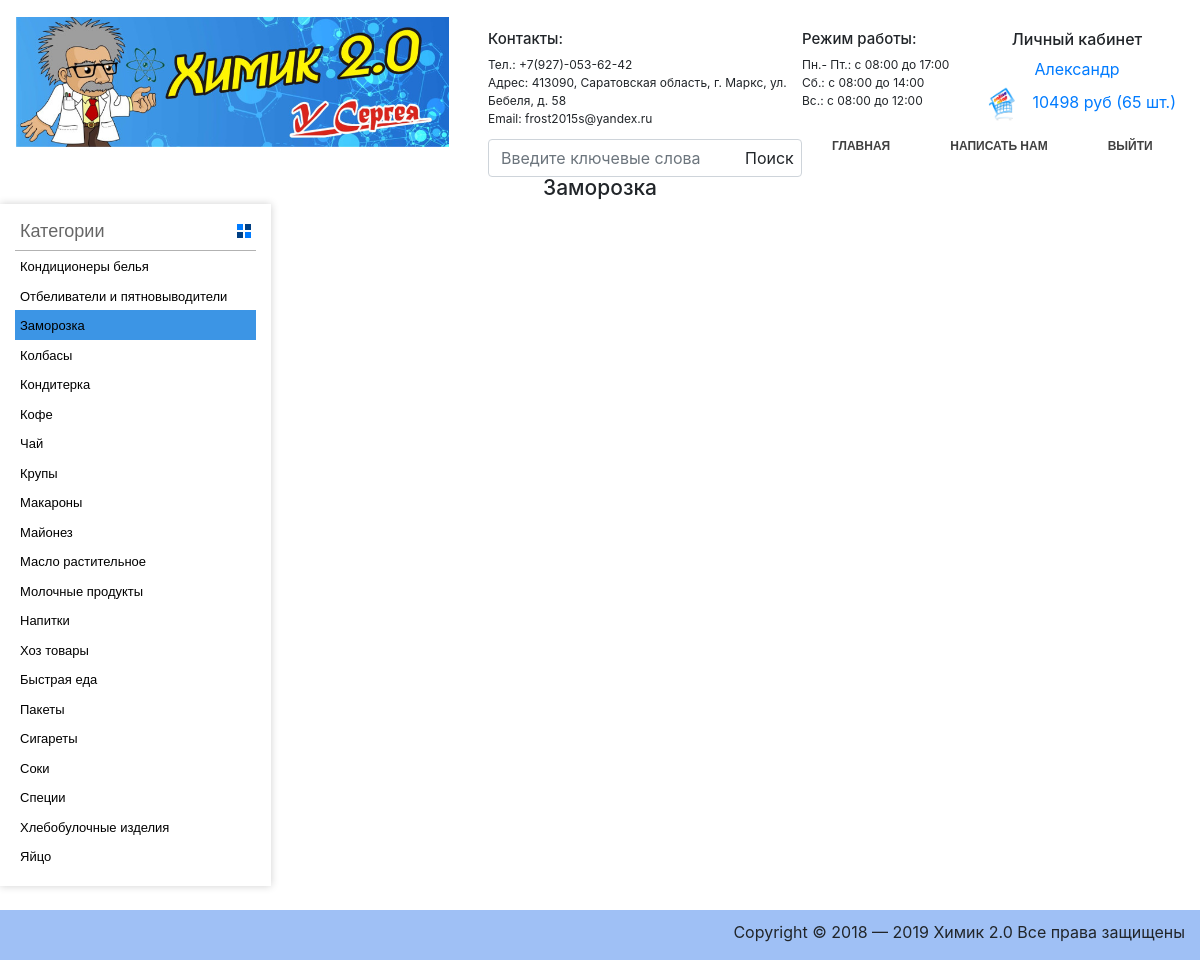
Screenshot of /products/category/4/ (signed in) with the database file from the repository.
### basketapp/models.py (models this page shows)
class Basket(models.Model):
    user = models.ForeignKey(settings.AUTH_USER_MODEL, on_delete=models.CASCADE, related_name='basket')
    product = models.ForeignKey(Product, on_delete=models.CASCADE)
    quantity = models.PositiveIntegerField(verbose_name='количество', default=0)
    add_datetime = models.DateTimeField(verbose_name='время', auto_now_add=True)
    @property
    def product_cost(self):
        return self.product.price * self.quantity
    @property
    def total_quantity(self):
        _items = Basket.objects.filter(user=self.user)
        _totalquantity = sum(list(map(lambda x: x.quantity, _items)))
        return _totalquantity
    @property
    def total_cost(self):
        _items = Basket.objects.filter(user=self.user)
        _totalcost = sum(list(map(lambda x: x.product_cost, _items)))
        return _totalcost

### authapp/models.py (models this page shows)
class ShopUser(AbstractUser):
    avatar = models.ImageField(verbose_name='фотография', upload_to='users_avatars', blank='True', default='users_avatars/default.jpg')
    phone = models.CharField(verbose_name='номер телефона', max_length=30)

### mainapp/models.py (models this page shows, shortened)
class Product(models.Model):
    category = models.ForeignKey(ProductCategory, on_delete=models.CASCADE)
    name = models.CharField(verbose_name='имя продукта', max_length=128)
    image = models.ImageField(upload_to='products_images', blank=True)
    short_desc = models.CharField(verbose_name='краткое описание продукта', max_length=60, blank=True)
    description = models.TextField(verbose_name='описание продукта', blank=True)
    price = models.DecimalField(verbose_name='цена продукта', max_digits=8, decimal_places=2, default=0)
    quantity = models.PositiveIntegerField(verbose_name='количество на складе', default=0)

class ProductCategory(models.Model):
    name = models.CharField(verbose_name='имя', max_length=64, unique=True)
    description = models.TextField(verbose_name='описание', blank=True)

### mainapp/views.py (the view)
# urls.py: path('', mainapp.products, name='index'),
def products(request, pk=None):
    links_menu = ProductCategory.objects.exclude(name='Новинки')
    basket = get_basket(request.user)
    category = get_object_or_404(ProductCategory, pk=pk)
    products = Product.objects.filter(category__pk=pk).order_by('price')
    title = '{0}'.format(category.name)
    content = {
        'title': title,
        'links_menu': links_menu,
        'category': category,
        'products': products,
        'basket': basket,
    }
    return render(request, 'mainapp/products_list.html', content)

### mainapp/views.py (called while the page is built)
def get_basket(user):
    if user.is_authenticated:
        return Basket.objects.filter(user=user)
    else:
        return []

### mainapp/templates/mainapp/products_list.html (shortened to what this page needs)
{% extends 'mainapp/base.html' %}
{% load staticfiles %}
{% block menu %}
<div class="header">
    <a href="{% url 'main' %}"><img src="{% static 'img/logo.jpg' %}" class="logo"></a>
    <div class="info-contact-position">
        <h4 style="font-size: 15px;">Контакты:</h4>
        <ul class="position-contact">
            <li class="text-info-contact">Тел.: +7(927)-053-62-42</li>
            <li class="text-info-contact">Адрес: 413090, Саратовская область, г. Маркс, ул. Бебеля,
                д.&nbsp;58
            </li>
            <li class="text-info-contact">Email: frost2015s@yandex.ru</li>
            <li class="search-position">
                <form class="navbar-form navbar-left" action="{% url 'search' %}" method="get">
                <div class="form-group">
                  <input class="form-control" type="text" placeholder="Введите ключевые слова" name="q">
                  <button class="btn btn-default" type="submit" style="height: 38px;">Поиск</button>
                </div>
                </form>
            </li>
        </ul>
    </div>
    <div class="position-index-sign-in-and-menu">
        <div class="position-basket-and-user">
            <div style="width: 150px;">
                <h4 style="font-size: 15px;">Режим работы:</h4>
                <ul class="position-contact">
                    <li class="text-info-contact">Пн.- Пт.: с 08:00 до 17:00</li>
                    <li class="text-info-contact">Сб.: с 08:00 до 14:00</li>
                    <li class="text-info-contact">Вс.: с 08:00 до 12:00</li>
                </ul>
            </div>
            <div class="position-index-sign-in">
                {% include 'mainapp/includes/inc_sing_in.html' %}
            </div>
        </div>
        <div>{% include 'mainapp/includes/inc_menu.html' %}</div>
    </div>
</div>
{% endblock %}
{% block content %}
<div class="category-name-product-list">{{ category.name }}</div>
<div class="block-products" style="margin-top: 0;">
    <div class="block-links-menu">
        {% include 'mainapp/includes/inc_categories_menu.html' %}
    </div>
</div>
<br>
{% endblock %}

### mainapp/templates/mainapp/includes/inc_sing_in.html
{% load staticfiles %}
{% if user.is_authenticated %}
<h6 style="text-align: center;">Личный кабинет</h6>
<div class="sign-in-position">
    <div class="basket-block-position">
        <a href="{% url 'basket:view' %}" style="text-decoration: none;">
            <img src="{% static 'img/basket-logo.png' %}" class="basket-logo">
            <span>
                {% if basket %}
                  {{ basket.0.total_cost|floatformat:0 }} руб
                  ({{ basket.0.total_quantity }} шт.)
                {% endif %}
            </span>
        </a>
    </div>
    <div class="user-li">
        <a href="{% url 'auth:edit' %}" style="text-decoration: none"><abbr title="Редактировать" style="text-decoration: none;">
            {{ user.first_name|default:'Пользователь' }}</abbr>
        </a>
    </div>
</div>
{% endif %}

### mainapp/templates/mainapp/includes/inc_categories_menu.html
<div class="category-wrap">
  <h3>Категории</h3>
    <ul class="">
    {% for link in links_menu %}
        <li>
            <a href="{% url 'products:category' link.pk %}"
                 class="{% if request.resolver_match.kwargs.pk|add:'0' == link.pk %}
                          active-links-menu
                        {% endif %}">
                {{ link.name }}
            </a>
        </li>
    {% endfor %}
</ul>
</div>

### static/css/style.css (style rules this page uses)
* { margin: 0; padding: 0; }
body { font-family: font-family: "Helvetica Neue", Helvetica, Arial, sans-serif; }
html, body { height: 100%; }
.header { display: flex; height: 157px; }
.logo { margin-left: 16px; margin-top: 17px; margin-bottom: 9px; width: 433px; }
.position-contact { margin-bottom: 7px; }
.block-products { margin-top: 45px; display:flex; }
.info-contact-position { margin-left: 39px; margin-top: 30px; width: 365px; }
.text-info-contact { list-style-type: none; font-size: 12px; margin-bottom: 0px; }
.category-wrap { padding: 15px; background: white; width: 271px; box-shadow: 0px 0px 8px 0px rgba(0, 0, 0, 0.19); font-family: "Helvetica Neue", Helvetica, Arial, sans-serif; margin-right: 15px; }
.category-wrap h3 { font-size: 18px; color: rgba(0,0,0,.6); margin: 0 0 10px; padding: 0 5px; position: relative; }
.category-wrap h3:after { content: ""; width: 6px; height: 6px; background: #007bff; position: absolute; right: 5px; bottom: 2px; box-shadow: -8px -8px #007bff, 0 -8px #004085, -8px 0 #004085; }
.category-wrap ul { list-style: none; margin: 0; padding: 0; border-top: 1px solid rgba(0,0,0,.3); font-size: 57px; }
.category-wrap a { text-decoration: none; display: block; font-size: 13px; color: black; padding: 5px; position: relative; transition: .3s linear; }
.category-wrap a:after { content:"\f18e"; font-family: FontAwesome; position: absolute; right: 5px; color: white; transition: .2s linear; }
form { position: relative; width: 314px; }
input { width: 100%; height: 32px; padding-left: 10px; border: 2px solid #dee2e6; border-radius: 5px; outline: none; background: #ffffff; color: #9E9C9C; }
button { position: absolute; top: 0; right: 0px; width: 70px; height: 32px; border: none; background: #dee2e6; border-radius: 0 5px 5px 0; cursor: pointer; }
.position-index-sign-in-and-menu { display: flex; flex-direction: column; justify-content: space-between; }
.position-index-sign-in { display: flex; flex-direction: column; width: 250px; }
.user-li { .products-conteiner list-style-type: none; margin-bottom: 5px; }
.sign-in-position { display: flex; align-items: center; color: #212529; margin-bottom: 10px; justify-content: space-around; flex-direction: column-reverse; }
.basket-logo { width: 50px; }
.active-links-menu { background-color: #3c95e5; }
.category-name-product-list { margin-left: 304px; margin-top: 5px; font-size: 28px; font-weight: 500; margin-bottom: 5px; }
.position-basket-and-user { display: flex; margin-top: 30px; }
.category-name-product-list { margin-left: 0; margin-top: 15px; font-size: 21px; font-weight: 0; margin-bottom: 0; text-align: center; }
.search-position { list-style-type: none; margin-top: 11px; }

### rows the page displays
Basket: user+product+quantity "10498", user+quantity "65"
ShopUser: first_name "Александр"
ProductCategory: name "Заморозка"
ProductCategory: name "Кондиционеры белья"
ProductCategory: name "Отбеливатели и пятновыводители"
ProductCategory: name "Колбасы"
ProductCategory: name "Кондитерка"
ProductCategory: name "Кофе"
ProductCategory: name "Чай"
ProductCategory: name "Крупы"
ProductCategory: name "Макароны"
ProductCategory: name "Майонез"
ProductCategory: name "Масло растительное"
ProductCategory: name "Молочные продукты"
ProductCategory: name "Напитки"
ProductCategory: name "Хоз товары"
ProductCategory: name "Быстрая еда"
ProductCategory: name "Пакеты"
ProductCategory: name "Сигареты"
ProductCategory: name "Соки"
ProductCategory: name "Специи"
ProductCategory: name "Хлебобулочные изделия"
ProductCategory: name "Яйцо"
